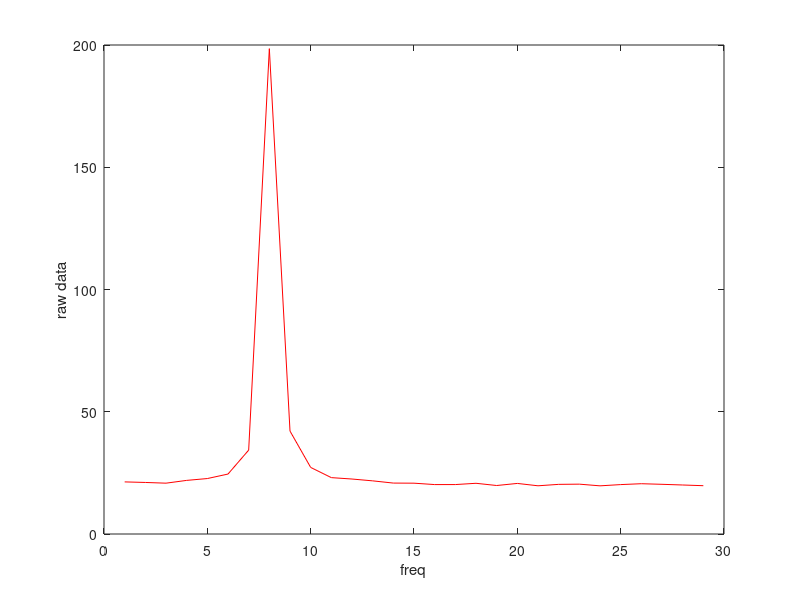

Reproduce this figure in MATLAB. (Note: this script raises an error after producing the figure.)
%% grb git test
clear all;
close all;
addpath D:\spm

N=1000;
Nt=512;
t=1:Nt;
x=zeros(N,Nt);y=x;
Nf=30;
for tr=1:N
    phase1=rand(1)*2*pi;
    phase2=rand(1)*2*pi;
    phase3=rand(1)*2*pi;
    phase4=rand(1)*2*pi;

    a1=randn(1);
    a2=randn(1);
    a3=randn(1);
    a4=randn(1);

%% linear relationship at t/10

    x(tr,:)=a1*sin(t/10+phase1)+randn(size(t)); %+a2*cos(t/10+phase3);
    y(tr,:)=a1*cos(t/10+phase1)+randn(size(t))+a2*sin(t/10); % a3*cos(t/10+phase2)
    x(tr,:)=x(tr,:)-mean(x(tr,:));
    y(tr,:)=y(tr,:)-mean(y(tr,:));
    
    fy=fft(y(tr,:));
    fx=fft(x(tr,:));

    fY(tr,:)=fy(2:Nf);
    fX(tr,:)=fx(2:Nf);
end;
figure
plot(mean(abs(fX)),'r');
ylabel('raw data')
xlabel('freq')

for f=1:Nf-1,
    %% look for phase relationship first
    fY(:,f)=fY(:,f)-mean(fY(:,f));
    fX(:,f)=fX(:,f)-mean(fX(:,f));
    [B,BINT,R,RINT,STATS] = regress(fY(:,f),[fX(:,f) ones(size(fX(:,f)))]);
    Yrg=R;
    R2rg(f)=STATS(1);
    
    Gxy=sum(fX(:,f).*conj(fY(:,f)));
    Gxx=sum(fX(:,f).*conj(fX(:,f)));
    Gyy=sum(fY(:,f).*conj(fY(:,f)));

    coh(f)=abs(Gxy).^2/(Gxx.*Gyy);


    X=[real(fX(:,f)) imag(fX(:,f)) rand(size(fX(:,f)))];
    Y=[real(fY(:,f)) imag(fY(:,f))];
 %   Y=[real(fY(:,f))];
    X=X-mean(X);
    Y=Y-mean(Y);
    
    CVA=spm_cva(Y,X);
    allCVAr(f,:)=CVA.r;
    v1=X*CVA.W(:,1); %% canonical variates
    v2=Y*CVA.V(:,1);
    R=corr(v1,v2); %% check correlation of variates
    r2x(f)=R.^2; %% this should be CVA.r.^2
    Nsig(f)=length(find(CVA.p<0.05)); %% number significant components
    r2_lin(f)=CVA.r(1).^2; %% linear variance explained


    cvashift=CVA.W*pinv(CVA.V); %% prediction coeffs
    Ypred=X*cvashift; %% prediction of Y based on X
%     R3=corr(Ypred,Y)
%     r3x(f)=R3(1,1);
    Yr=Y-Ypred; %% residuals after best linear prediction removed

    CVAr=spm_cva(Yr,X); %% double check- should be nothing significant here
    if CVAr.chi~=0, 
        error('CVA resids are correlated')
    end;
    %% now got rid of linear, look for envelope
    Ye=abs([Yr(:,1)+Yr(:,2)*i]); % envelope
    Xe=abs([X(:,1)+X(:,2)*i]);
    Xe=Xe-mean(Xe);
    Ye=Ye-mean(Ye)

    [B,BINT,R,RINT,STATS] =regress(Ye,[Xe ones(size(Xe))]);
    r2env(f)=STATS(1) ;
    
end; % for f
% figure;
% plot(2:Nf,r2_lin,2:Nf,r2env,2:Nf,r2x,'x',2:Nf,R2rg,'o')
% legend('cva linear','envelope','can variates','regress')
% 
% figure;
% plot(2:Nf,r2x,'-',2:Nf,R2rg,':x',2:Nf,coh,'d')
% legend('can variates','regress','coh')


figure;
% Plot the data with a specific line width
plot(2:Nf, r2x, 's-', 'LineWidth', 2);
hold on;  % This keeps the current plot and adds the next one to it
plot(2:Nf, coh, 'd-', 'LineWidth', 2);
ylabel('R^2')
legend('CVA','Coherence')
ax=gca;
ax.LineWidth=1.25;
legend box off


